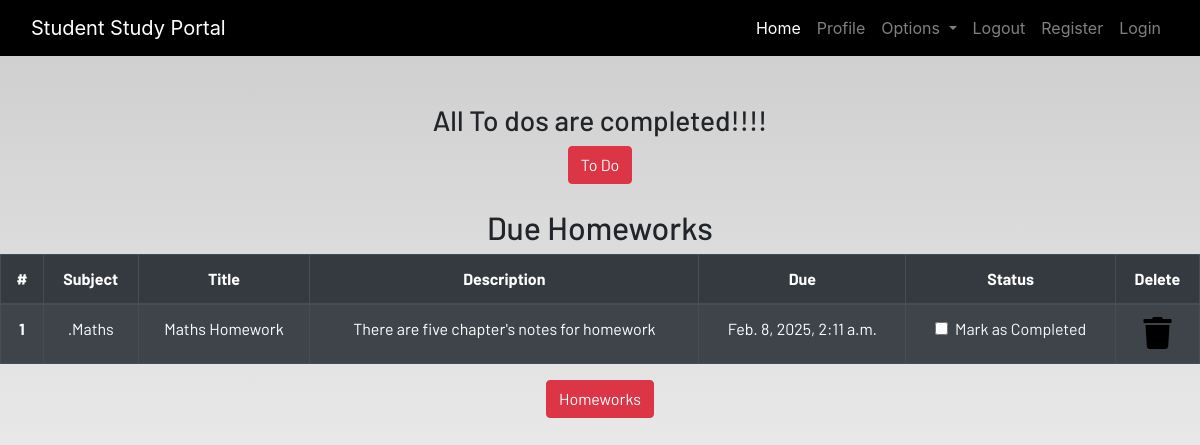
Before: /profile/ (signed in) with the older database file.
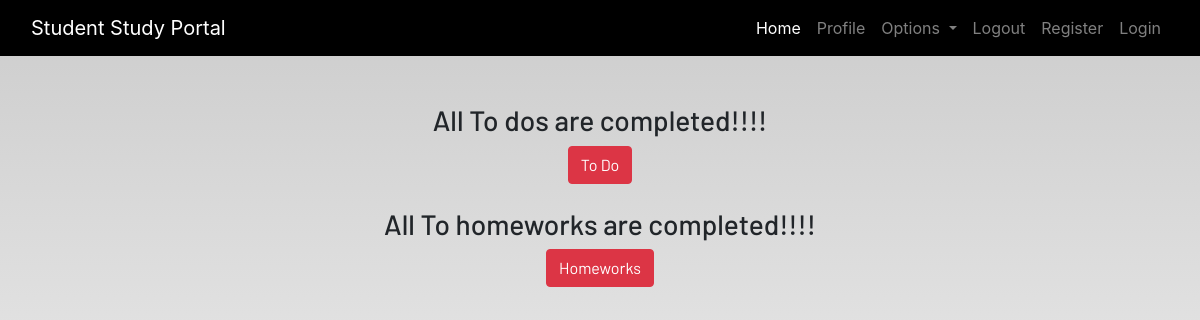
After: the same page with the newer database file.
### dashboard/models.py (models this page shows, shortened)
class Homework(models.Model):
  user=models.ForeignKey(User,on_delete=models.CASCADE)
  subject=models.CharField(max_length=50)
  title=models.CharField(max_length=100)
  description=models.TextField()
  due=models.DateTimeField()
  is_finished=models.BooleanField(default=False)

### dashboard/views.py (the view)
# urls.py: path('profile/', dash_views.profile,name='profile'),
@login_required
def profile(request):
  homeworks = Homework.objects.filter(is_finished = False, user=request.user)
  todos = Todo.objects.filter(is_finished = False, user=request.user)
  if len(homeworks) == 0:
    homework_done =True
  else:
    homework_done =False
  if len(todos) == 0:
    todos_done=True
  else:
    todos_done=True
  context = {
    'homeworks': homeworks,
    'todos': todos,
    'homework_done':homework_done,
    'todos_done':todos_done
  }
  return render(request,'dashboard/profile.html',context)

### dashboard/templates/dashboard/profile.html (shortened to what this page needs)
{% extends 'dashboard/base.html' %}
{% load static %}
{% load crispy_forms_tags%}
{% block content %}
<section class="text-center">
  {% if not todos_done %}
  <div class="container">
    <h2>Due ToDos</h2>
    <table class="table table-striped table-bordered table-hover table-dark">
      <thead>
        <tr>
          <th scope="col">#</th>
          <th scope="col">Title</th>
          <th scope="col">Status</th>
          <th scope="col">Delete</th>
        </tr>
      </thead>
      <tbody>
        {% for todo in todos %}
        <tr>
          <th scope="row">{{forloop.counter}}</th>
          <td>title</td>
          <td>
            <a href="{% url 'updated_todos' todo.id %}">
              <div class="form-check">
                {% if todos.is_finished == True %}
                <input
                  class="form-check-input"
                  type="checkbox"
                  value=""
                  checked
                />
                {% else %}
                <input class="form-check-input" type="checkbox" value="" />
                {% endif %}
                <label
                  class="form-check-label text-light"
                  for="flexCheckDefault"
                >
                  Mark as Completed
                </label>
              </div>
            </a>
          </td>
          <td>
            <a href="{% url 'deleted_todo' todo.id %}"
              ><i class="fa fa-trash fa-2x"></i
            ></a>
          </td>
        </tr>
        {% endfor %}
      </tbody>
    </table>
    {% else %}
    <h3>All To dos are completed!!!!</h3>
    {% endif %}
    <a href="{% url 'todo' %}" class="btn btn-danger">To Do</a>
    <br /><br />
    {% if not homework_done %}
    <h2>Due Homeworks</h2>
    <table class="table table-striped table-bordered table-hover table-dark">
      <thead>
        <tr>
          <th scope="col">#</th>
          <th scope="col">Subject</th>
          <th scope="col">Title</th>
          <th scope="col">Description</th>
          <th scope="col">Due</th>
          <th scope="col">Status</th>
          <th scope="col">Delete</th>
        </tr>
      </thead>
      <tbody>
        {% for homework in homeworks %}
        <tr>
          <th scope="row">{{forloop.counter}}</th>
          <td>.{{homework.subject}}</td>
          <td>{{homework.title}}</td>
          <td>{{homework.description}}</td>
          <td>{{homework.due}}</td>
          <td>
            <a href="{% url 'updated_homework' homework.id %}">
              <div class="form-check">
                {% if homework.is_finished == True %}
                <input
                  class="form-check-input"
                  type="checkbox"
                  value=""
                  checked
                />
                {% else %}
                <input class="form-check-input" type="checkbox" value="" />
                {% endif %}
                <label
                  class="form-check-label text-light"
                  for="flexCheckDefault"
                >
                  Mark as Completed
                </label>
              </div>
            </a>
          </td>
          <td>
            <a href="{% url 'deleted_homework' homework.id %}"
              ><i class="fa fa-trash fa-2x"></i
            ></a>
          </td>
        </tr>
        {% endfor %}
      </tbody>
    </table>
    {% else %}
    <h3>All To homeworks are completed!!!!</h3>
    {% endif %}
    <a href="{% url 'homework' %}" class="btn btn-danger">Homeworks</a>
</section>
{% endblock content %}

Changed rows visible on the page:
no longer on this page (row edited): Homework: subject "Maths", title "Maths Homework", description "There are five chapter's notes for homework", due "Feb. 8, 2025, 2:11 a.m."
Other visible differences:
text no longer shown: "Due Homeworks # Subject Title Description Due Status Delete"
text now shown: "All To homeworks are completed!!!!"
